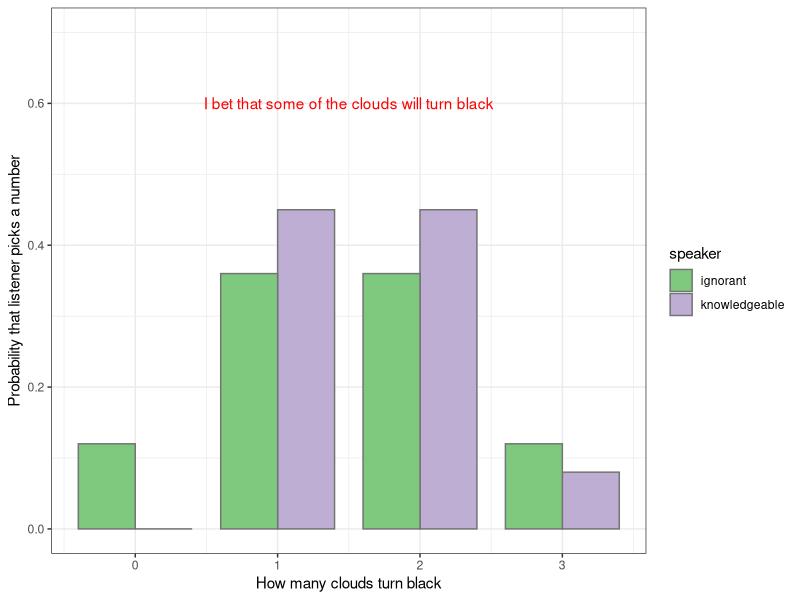
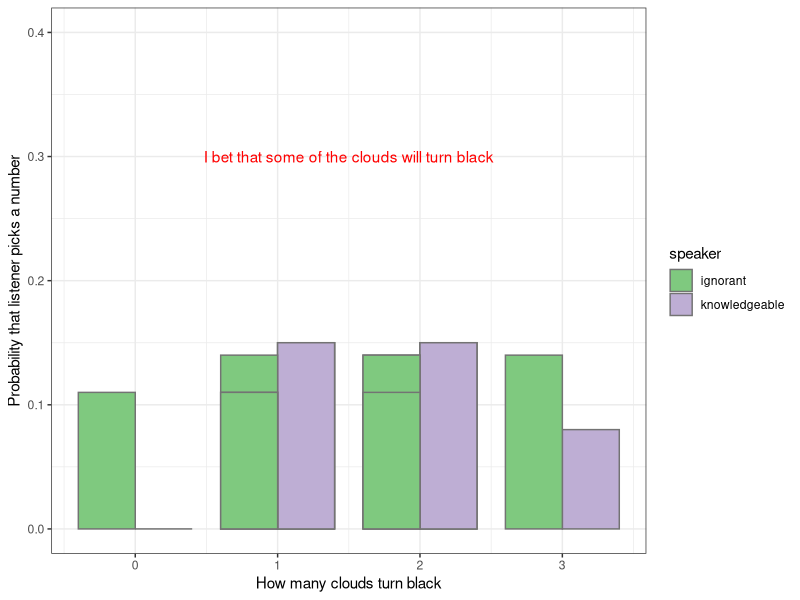
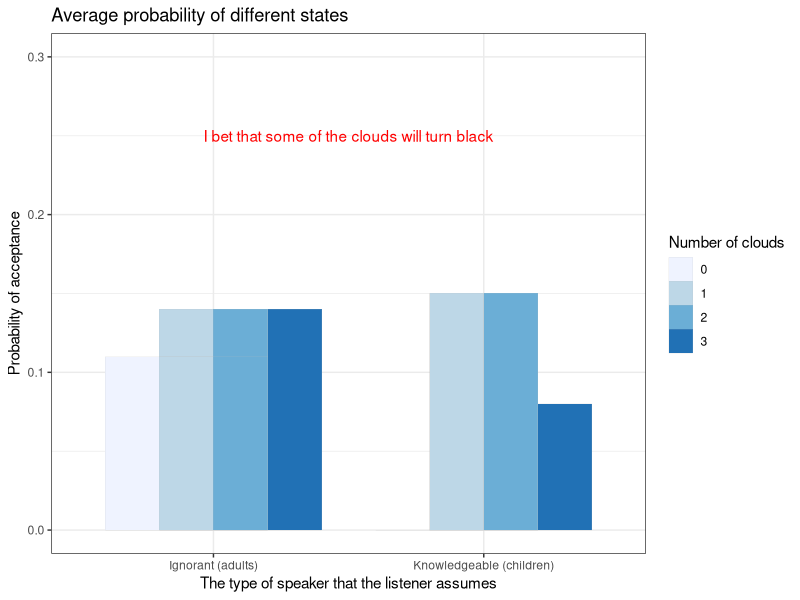

Write the R code that produced these figures, in order. (Note: this script raises an error after producing the figures.)
library(purrr)
library(rlang)
library(ggplot2)

# number of objects that behave in a particular manner
# I put the name "Constant" at the end, because this value should not be modified
allStateNumbersConst <- c(0,1,2,3)

# the names of a all (four) utterances
utteranceNames <- c("some","all","one","two","notall","none")

# utteranceSelector
#utteranceSelector <- c(FALSE, TRUE, FALSE, FALSE, TRUE, TRUE)
#utteranceSelector <- c(TRUE, TRUE, FALSE, FALSE, TRUE, TRUE)
utteranceSelector <- c(TRUE, TRUE, TRUE, TRUE, TRUE, TRUE)
utteranceValidIndices <- which(utteranceSelector)
utteranceInValidIndices <- which(utteranceSelector==FALSE)

# corresponding utterance truth functions.
# utterances as boolean functions of stateNumber
# f(stateNumber) -> boolean
utteranceFunctions <- list(
  some <- function(stateNumber){stateNumber > 0},
  all <- function(stateNumber) {stateNumber == 3},
  one <- function(stateNumber){stateNumber == 1},
  two <- function(stateNumber){stateNumber == 2},
  notall <- function(stateNumber){stateNumber != 3},
  none <- function(stateNumber){stateNumber == 0}
)
# f(stateNumber) -> 0/1
utteranceFunctions01 <- list(
  some <- function(stateNumber){ifelse(stateNumber > 0, 1, 0)},
  all <- function(stateNumber) {ifelse(stateNumber == 3, 1, 0)},
  one <- function(stateNumber){ifelse(stateNumber == 1, 1, 0)},
  two <- function(stateNumber){ifelse(stateNumber == 2, 1, 0)},
  notall <- function(stateNumber){ifelse(stateNumber != 3, 1, 0)},
  none <- function(stateNumber){ifelse(stateNumber == 0, 1, 0)}
)

# From this, create a truth value matrix. 
# Rows: states (i.e. vectorOfallStatesConstant values) 
# Columns: utterances 
truthValuesForAllUtterancesForAllStateNumsConst <- array( 
  c(
    lapply(allStateNumbersConst, utteranceFunctions[[1]]),
    lapply(allStateNumbersConst, utteranceFunctions[[2]]),
    lapply(allStateNumbersConst, utteranceFunctions[[3]]),
    lapply(allStateNumbersConst, utteranceFunctions[[4]]), 
    lapply(allStateNumbersConst, utteranceFunctions[[5]]), 
    lapply(allStateNumbersConst, utteranceFunctions[[6]])), 
  dim = c(4,6))
colnames(truthValuesForAllUtterancesForAllStateNumsConst) = c("some","all","one","two","notall","none")
rownames(truthValuesForAllUtterancesForAllStateNumsConst) = c("zero","one","two","three")
## and with 0 and 1 s also.
truthValuesForAllUtterancesForAllStateNumsConst01 <- array( 
  c(
    lapply(allStateNumbersConst, utteranceFunctions01[[1]]),
    lapply(allStateNumbersConst, utteranceFunctions01[[2]]),
    lapply(allStateNumbersConst, utteranceFunctions01[[3]]),
    lapply(allStateNumbersConst, utteranceFunctions01[[4]]),
    lapply(allStateNumbersConst, utteranceFunctions01[[5]]),
    lapply(allStateNumbersConst, utteranceFunctions01[[6]])), 
  dim = c(4,6))
colnames(truthValuesForAllUtterancesForAllStateNumsConst01) = c("some","all","one","two","notall","none")
rownames(truthValuesForAllUtterancesForAllStateNumsConst01) = c("zero","one","two","three")

# returns a uniform prob. mass over a list (e.g. a set of states)
getUniformPrior <- function(states){
  return(rep(1/length(states), length(states)))
}

allStatesConst = matrix(
  c(c(FALSE,FALSE,FALSE),
    c(FALSE,FALSE,TRUE),
    c(FALSE,TRUE,FALSE),
    c(FALSE,TRUE,TRUE),
    c(TRUE,FALSE,FALSE),
    c(TRUE,FALSE,TRUE),
    c(TRUE,TRUE,FALSE),
    c(TRUE,TRUE,TRUE)),
  nrow = 8,
  ncol = 3,
  byrow = TRUE)
allStateNamesConst <- c("fff","fft","ftf","ftt","tff","tft","ttf","ttt")
rownames(allStatesConst) = allStateNamesConst



#
allNumIndividualStatesConst <- apply(allStatesConst, 1, sum)

# determines the number of true values.
getNumStatesTrue <- function(states) {
  sum(states)
}

# From this, create a truth value matrix. 
# Rows: states (i.e. vectorOfallStatesConstant values) 
# Columns: utterances 
truthValuesForAllUtterancesForAllStatesConst <- array( 
  c(
    lapply(allNumIndividualStatesConst, utteranceFunctions[[1]]),
    lapply(allNumIndividualStatesConst, utteranceFunctions[[2]]),
    lapply(allNumIndividualStatesConst, utteranceFunctions[[3]]),
    lapply(allNumIndividualStatesConst, utteranceFunctions[[4]]),
    lapply(allNumIndividualStatesConst, utteranceFunctions[[5]]),
    lapply(allNumIndividualStatesConst, utteranceFunctions[[6]])), 
  dim = c(8,6))
colnames(truthValuesForAllUtterancesForAllStatesConst) = c("some","all","one","two","notall","none")
rownames(truthValuesForAllUtterancesForAllStatesConst) = allStateNamesConst

## and with 0 and 1 s also.
truthValuesForAllUtterancesForAllStatesConst01 <- array( 
  c(
    lapply(allNumIndividualStatesConst, utteranceFunctions01[[1]]),
    lapply(allNumIndividualStatesConst, utteranceFunctions01[[2]]),
    lapply(allNumIndividualStatesConst, utteranceFunctions01[[3]]),
    lapply(allNumIndividualStatesConst, utteranceFunctions01[[4]]),
    lapply(allNumIndividualStatesConst, utteranceFunctions01[[5]]),
    lapply(allNumIndividualStatesConst, utteranceFunctions01[[6]])), 
  dim = c(8,6))
colnames(truthValuesForAllUtterancesForAllStatesConst01) = c("some","all","one","two","notall","none")
rownames(truthValuesForAllUtterancesForAllStatesConst01) = allStateNamesConst


# setting the "states Prior" as a global variable to the uniform prior (over all states).
stateIndividualPriorConst <- getUniformPrior(allNumIndividualStatesConst)

stateNumPriorConst <- getUniformPrior(allStateNumbersConst)

# returns log likelihoods for all possible states given an utterance
literalListenerIndividualStates <- function(uttIndex){
  truthValues <- unlist(truthValuesForAllUtterancesForAllStatesConst01[,uttIndex])+1e-100
  posterior <- truthValues * stateIndividualPriorConst
  posterior <- posterior/sum(posterior) 
  return(log(posterior))
}

literalListenerMatrixConst <- array(
  c(
    literalListenerIndividualStates(1),
    literalListenerIndividualStates(2),
    literalListenerIndividualStates(3),
    literalListenerIndividualStates(4),
    literalListenerIndividualStates(5),
    literalListenerIndividualStates(6)),
  dim = c(8,6)
)
colnames(literalListenerMatrixConst) = c("some","all","one","two","notall","none")
rownames(literalListenerMatrixConst) = allStateNamesConst

# returns log likelihoods for all possible states given an utterance
literalListenerNumStates <- function(uttIndex){
  truthValues <- unlist(truthValuesForAllUtterancesForAllStateNumsConst01[,uttIndex])+1e-100
  posterior <- truthValues * stateNumPriorConst
  posterior <- posterior/sum(posterior) 
  return(log(posterior))
}

alphaConst <- 1

getAllStatesTF <- function(stateTF, accessTF) {
  apply(allStatesConst)
}


speaker <- function(stateTF, accessTF) {
  # first get the constallations that are possible given the access and the state of the three objects
  accessIndices <- which(accessTF, TRUE)
  relevantStateValues <- stateTF[accessIndices]
  relevantStates <- as.matrix(allStatesConst[,accessIndices])
  applicableRows <- which(apply(relevantStates, 1, identical, relevantStateValues),TRUE)
  # the state that the speaker believes may apply
  applicableStates <- allStatesConst[applicableRows,]
  
  # uniform over the applicable states.
  P_o_as <- rep(1/length(applicableRows), length(applicableRows))
  # now we calculate the weighted sum... 
  Lik_w_oa <-  exp(alphaConst * literalListenerMatrixConst[applicableRows, ])
  if(!is.matrix(Lik_w_oa)) {
    Lik_w_oa <- t(as.matrix(Lik_w_oa))
  }
  Lik_w_oa[,utteranceInValidIndices] <- NA
  P_w_oa <- t(apply(Lik_w_oa, 1, function(a){return(a/sum(a, na.rm = TRUE))}))
  return(P_o_as %*% P_w_oa)
}

# # TEST Speaker function...: 
# stateTF <- c(TRUE, TRUE, FALSE)
# accessTF <- c(TRUE, TRUE, FALSE)

listener <- function(utteranceIndex, accessTF) {
  statePriors <- rep(1/nrow(allStatesConst), nrow(allStatesConst))
  statePosteriors <- as.matrix(rep(0, nrow(allStatesConst)))
  rownames(statePosteriors) <- allStateNamesConst
  for(i in c(1:nrow(allStatesConst))) {
    statePosteriors[i] <- speaker(allStatesConst[i,],accessTF)[utteranceIndex]
  }
  return(statePosteriors / sum(statePosteriors))
}

# Quantifiers 1 "some",2 "all",3 "one", 4 "two",5 "notall",6 "none"

# # TEST Listener function...: 
# stateTF <- c(TRUE, TRUE, FALSE)
#accessTF <- c(FALSE, FALSE, FALSE)

accessTF <- c(TRUE, TRUE, TRUE)
round(listener(1, accessTF),2)

states <- c(0,1,2,3)
probability <- c(0, 0.45, 0.45, 0.08)

kn_speaker <- as.data.frame(cbind(states, probability))
kn_speaker$speaker <- "knowledgeable"

accessTF <- c(FALSE, FALSE, FALSE)
round(listener(1, accessTF),2)

probability <- c(0.12, 0.36, 0.36, 0.12)
ign_speaker <- as.data.frame(cbind(states, probability))
ign_speaker$speaker <- "ignorant"

output <- rbind(kn_speaker, ign_speaker)

ggplot(output, aes(x = states, y = probability, fill = speaker)) +
  geom_bar(stat = "identity", color="grey45", width = 0.8, position=position_dodge()) +
  ylim (0,0.7) +
#  labs(title = "I bet that some of the clouds will turn black") +
  annotate(geom="text", x=1.5, y=.6, label="I bet that some of the clouds will turn black",
           color="red") +
  scale_fill_brewer(palette="Accent") +
  xlab("How many clouds turn black") +
  ylab("Probability that listener picks a number") +
  theme_bw()

#### Plot average probability. Quantifier 'some' #####

accessTF <- c(TRUE, TRUE, TRUE)
result <- as.data.frame(round(listener(1, accessTF),2))
result$number <- c(0, 1, 1, 2, 1, 2, 2, 3)
result$speaker <- "knowledgeable"
colnames(result) <- c("probability", "number", "speaker")

accessTF <- c(FALSE, FALSE, TRUE)
result2 <- as.data.frame(round(listener(1, accessTF),2))
result2$number <- c(0, 1, 1, 2, 1, 2, 2, 3)
result2$speaker <- "ignorant"
colnames(result2) <- c("probability", "number", "speaker")

output2 <- rbind(result, result2)

ggplot(output2, aes(x = number, y = probability, fill = speaker)) +
  geom_bar(stat = "identity", color="grey45", width = 0.8, position=position_dodge()) +
  ylim (0,0.4) +
  #  labs(title = "I bet that some of the clouds will turn black") +
  annotate(geom="text", x=1.5, y=.3, label="I bet that some of the clouds will turn black",
           color="red") +
  scale_fill_brewer(palette="Accent") +
  xlab("How many clouds turn black") +
  ylab("Probability that listener picks a number") +
  theme_bw()

#### Plot average probability, restructure x axis Quantifier 'some' #####

ggplot(output2, aes(x = speaker, y = probability, fill = as.factor(number))) +
  geom_bar(stat = "identity", color = "grey", size=0.05,width = 0.8, position=position_dodge()) +
  ylim (0,0.3) +
  scale_x_discrete(limits = c("ignorant", "knowledgeable"),
                   labels = c("Ignorant (adults)", "Knowledgeable (children)")) +
  labs(title = "Average probability of different states") +
  annotate(geom="text", x=1.5, y=.25, label="I bet that some of the clouds will turn black",
           color="red") +
  scale_fill_brewer(palette="Blues", name = "Number of clouds") +
  xlab("The type of speaker that the listener assumes") +
  ylab("Probability of acceptance") +
  theme_bw() +
  ggsave("barplot_by_speaker.pdf", width = 5.5, height = 4, units = "in")
